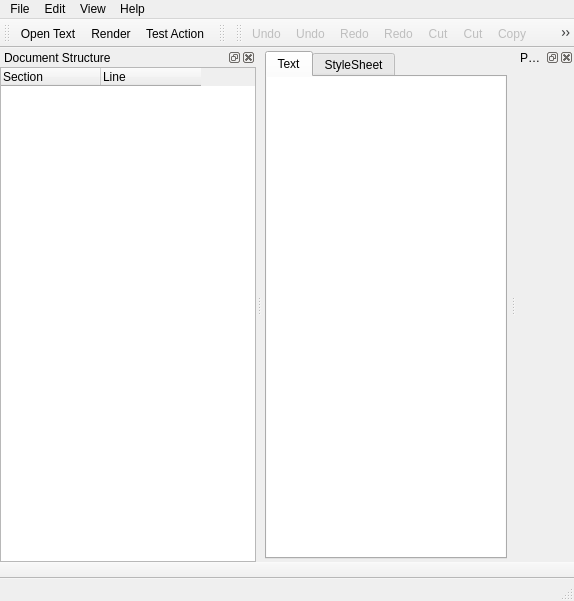
<?xml version="1.0" encoding="UTF-8"?>
<ui version="4.0">
 <class>MainWindow</class>
 <widget class="QMainWindow" name="MainWindow">
  <property name="geometry">
   <rect>
    <x>0</x>
    <y>0</y>
    <width>574</width>
    <height>601</height>
   </rect>
  </property>
  <property name="windowTitle">
   <string>Bookrest</string>
  </property>
  <property name="windowIcon">
   <iconset resource="icons.qrc">
    <normaloff>:/icons/kaddressbook.svg</normaloff>:/icons/kaddressbook.svg</iconset>
  </property>
  <widget class="QWidget" name="centralWidget">
   <layout class="QHBoxLayout" name="horizontalLayout_3">
    <property name="margin">
     <number>3</number>
    </property>
    <item>
     <widget class="QTabWidget" name="tabs">
      <property name="sizePolicy">
       <sizepolicy hsizetype="Expanding" vsizetype="Expanding">
        <horstretch>0</horstretch>
        <verstretch>0</verstretch>
       </sizepolicy>
      </property>
      <property name="currentIndex">
       <number>0</number>
      </property>
      <widget class="QWidget" name="tab">
       <attribute name="title">
        <string>Text</string>
       </attribute>
       <layout class="QHBoxLayout" name="horizontalLayout">
        <property name="margin">
         <number>0</number>
        </property>
        <item>
         <widget class="CodeEditor" name="text">
          <property name="font">
           <font>
            <family>DejaVu Sans Mono</family>
           </font>
          </property>
          <property name="frameShape">
           <enum>QFrame::NoFrame</enum>
          </property>
          <property name="frameShadow">
           <enum>QFrame::Plain</enum>
          </property>
          <property name="lineWidth">
           <number>0</number>
          </property>
         </widget>
        </item>
       </layout>
      </widget>
      <widget class="QWidget" name="tab_2">
       <attribute name="title">
        <string>StyleSheet</string>
       </attribute>
       <layout class="QHBoxLayout" name="horizontalLayout_2">
        <property name="margin">
         <number>0</number>
        </property>
        <item>
         <widget class="CodeEditor" name="style">
          <property name="font">
           <font>
            <family>DejaVu Sans Mono</family>
           </font>
          </property>
          <property name="frameShape">
           <enum>QFrame::NoFrame</enum>
          </property>
         </widget>
        </item>
       </layout>
      </widget>
     </widget>
    </item>
   </layout>
  </widget>
  <widget class="QStatusBar" name="statusBar"/>
  <widget class="QMenuBar" name="menuBar">
   <property name="geometry">
    <rect>
     <x>0</x>
     <y>0</y>
     <width>574</width>
     <height>28</height>
    </rect>
   </property>
   <widget class="QMenu" name="menuText">
    <property name="title">
     <string>File</string>
    </property>
    <addaction name="actionLoad_Text"/>
    <addaction name="actionLoad_Style"/>
    <addaction name="separator"/>
    <addaction name="actionSave_Text"/>
    <addaction name="actionSaveAs_Text"/>
    <addaction name="actionSave_Style"/>
    <addaction name="actionSaveAs_Style"/>
    <addaction name="actionSave_PDF"/>
    <addaction name="actionSaveAs_PDF"/>
   </widget>
   <widget class="QMenu" name="menuView">
    <property name="title">
     <string>View</string>
    </property>
   </widget>
   <widget class="QMenu" name="menuEdit">
    <property name="title">
     <string>Edit</string>
    </property>
    <addaction name="actionUndo1"/>
    <addaction name="actionUndo2"/>
    <addaction name="actionRedo1"/>
    <addaction name="actionRedo2"/>
    <addaction name="separator"/>
    <addaction name="actionCut1"/>
    <addaction name="actionCut2"/>
    <addaction name="actionCopy1"/>
    <addaction name="actionCopy2"/>
    <addaction name="actionPaste1"/>
    <addaction name="actionPaste2"/>
    <addaction name="separator"/>
    <addaction name="actionFind"/>
   </widget>
   <widget class="QMenu" name="menuHelp">
    <property name="title">
     <string>Help</string>
    </property>
    <addaction name="actionAbout_Bookrest"/>
   </widget>
   <addaction name="menuText"/>
   <addaction name="menuEdit"/>
   <addaction name="menuView"/>
   <addaction name="menuHelp"/>
  </widget>
  <widget class="QToolBar" name="toolBar">
   <property name="windowTitle">
    <string>toolBar</string>
   </property>
   <attribute name="toolBarArea">
    <enum>TopToolBarArea</enum>
   </attribute>
   <attribute name="toolBarBreak">
    <bool>false</bool>
   </attribute>
   <addaction name="actionLoad_Text"/>
   <addaction name="actionRender"/>
   <addaction name="actionTest_Action"/>
  </widget>
  <widget class="QToolBar" name="pdfbar">
   <property name="windowTitle">
    <string>toolBar_2</string>
   </property>
   <attribute name="toolBarArea">
    <enum>TopToolBarArea</enum>
   </attribute>
   <attribute name="toolBarBreak">
    <bool>false</bool>
   </attribute>
  </widget>
  <widget class="QDockWidget" name="dock">
   <property name="windowIcon">
    <iconset resource="icons.qrc">
     <normaloff>:/icons/pdf.svg</normaloff>:/icons/pdf.svg</iconset>
   </property>
   <property name="windowTitle">
    <string>PDF Preview</string>
   </property>
   <attribute name="dockWidgetArea">
    <number>2</number>
   </attribute>
   <widget class="QWidget" name="dockWidgetContents">
    <layout class="QVBoxLayout" name="verticalLayout">
     <property name="margin">
      <number>0</number>
     </property>
     <item>
      <layout class="QVBoxLayout" name="dockLayout">
       <property name="spacing">
        <number>0</number>
       </property>
       <property name="sizeConstraint">
        <enum>QLayout::SetNoConstraint</enum>
       </property>
       <property name="bottomMargin">
        <number>0</number>
       </property>
      </layout>
     </item>
    </layout>
   </widget>
  </widget>
  <widget class="QToolBar" name="editbar">
   <property name="windowTitle">
    <string>toolBar_2</string>
   </property>
   <attribute name="toolBarArea">
    <enum>TopToolBarArea</enum>
   </attribute>
   <attribute name="toolBarBreak">
    <bool>false</bool>
   </attribute>
   <addaction name="actionUndo1"/>
   <addaction name="actionUndo2"/>
   <addaction name="actionRedo1"/>
   <addaction name="actionRedo2"/>
   <addaction name="actionCut1"/>
   <addaction name="actionCut2"/>
   <addaction name="actionCopy1"/>
   <addaction name="actionCopy2"/>
   <addaction name="actionPaste1"/>
   <addaction name="actionPaste2"/>
  </widget>
  <widget class="QToolBar" name="searchbar">
   <property name="windowTitle">
    <string>toolBar_2</string>
   </property>
   <property name="movable">
    <bool>false</bool>
   </property>
   <property name="allowedAreas">
    <set>Qt::BottomToolBarArea</set>
   </property>
   <property name="floatable">
    <bool>false</bool>
   </property>
   <attribute name="toolBarArea">
    <enum>BottomToolBarArea</enum>
   </attribute>
   <attribute name="toolBarBreak">
    <bool>false</bool>
   </attribute>
  </widget>
  <widget class="QDockWidget" name="structure">
   <property name="windowTitle">
    <string>Document Structure</string>
   </property>
   <attribute name="dockWidgetArea">
    <number>1</number>
   </attribute>
   <widget class="QWidget" name="dockWidgetContents_2">
    <layout class="QVBoxLayout" name="verticalLayout_3">
     <property name="margin">
      <number>0</number>
     </property>
     <item>
      <layout class="QVBoxLayout" name="verticalLayout_2">
       <item>
        <widget class="QTreeWidget" name="tree">
         <property name="editTriggers">
          <set>QAbstractItemView::NoEditTriggers</set>
         </property>
         <property name="showDropIndicator" stdset="0">
          <bool>false</bool>
         </property>
         <property name="alternatingRowColors">
          <bool>true</bool>
         </property>
         <property name="headerHidden">
          <bool>false</bool>
         </property>
         <attribute name="headerVisible">
          <bool>true</bool>
         </attribute>
         <attribute name="headerStretchLastSection">
          <bool>false</bool>
         </attribute>
         <column>
          <property name="text">
           <string>Section</string>
          </property>
         </column>
         <column>
          <property name="text">
           <string>Line</string>
          </property>
          <property name="textAlignment">
           <set>AlignLeft|AlignVCenter</set>
          </property>
         </column>
        </widget>
       </item>
      </layout>
     </item>
    </layout>
   </widget>
  </widget>
  <action name="actionLoad_Text">
   <property name="icon">
    <iconset resource="icons.qrc">
     <normaloff>:/icons/fileopen.svg</normaloff>:/icons/fileopen.svg</iconset>
   </property>
   <property name="text">
    <string>Open Text</string>
   </property>
   <property name="toolTip">
    <string>Open Text</string>
   </property>
  </action>
  <action name="actionLoad_Style">
   <property name="icon">
    <iconset resource="icons.qrc">
     <normaloff>:/icons/fileopen.svg</normaloff>:/icons/fileopen.svg</iconset>
   </property>
   <property name="text">
    <string>Open Style</string>
   </property>
   <property name="toolTip">
    <string>Open Style</string>
   </property>
  </action>
  <action name="actionRender">
   <property name="icon">
    <iconset resource="icons.qrc">
     <normaloff>:/icons/pdf.svg</normaloff>:/icons/pdf.svg</iconset>
   </property>
   <property name="text">
    <string>Render</string>
   </property>
  </action>
  <action name="actionSave_Text">
   <property name="icon">
    <iconset resource="icons.qrc">
     <normaloff>:/icons/filesave.svg</normaloff>:/icons/filesave.svg</iconset>
   </property>
   <property name="text">
    <string>Save Text</string>
   </property>
   <property name="toolTip">
    <string>Save Text</string>
   </property>
  </action>
  <action name="actionSave_Style">
   <property name="icon">
    <iconset resource="icons.qrc">
     <normaloff>:/icons/filesave.svg</normaloff>:/icons/filesave.svg</iconset>
   </property>
   <property name="text">
    <string>Save Style</string>
   </property>
   <property name="toolTip">
    <string>Save Style</string>
   </property>
  </action>
  <action name="actionSave_PDF">
   <property name="icon">
    <iconset resource="icons.qrc">
     <normaloff>:/icons/pdf.svg</normaloff>:/icons/pdf.svg</iconset>
   </property>
   <property name="text">
    <string>Save PDF</string>
   </property>
   <property name="toolTip">
    <string>Save PDF</string>
   </property>
  </action>
  <action name="actionSaveAs_Text">
   <property name="icon">
    <iconset resource="icons.qrc">
     <normaloff>:/icons/filesave.svg</normaloff>:/icons/filesave.svg</iconset>
   </property>
   <property name="text">
    <string>Save Text As</string>
   </property>
   <property name="toolTip">
    <string>Save Text</string>
   </property>
  </action>
  <action name="actionSaveAs_Style">
   <property name="icon">
    <iconset resource="icons.qrc">
     <normaloff>:/icons/filesave.svg</normaloff>:/icons/filesave.svg</iconset>
   </property>
   <property name="text">
    <string>Save Style As</string>
   </property>
   <property name="toolTip">
    <string>Save Style</string>
   </property>
  </action>
  <action name="actionSaveAs_PDF">
   <property name="icon">
    <iconset resource="icons.qrc">
     <normaloff>:/icons/pdf.svg</normaloff>:/icons/pdf.svg</iconset>
   </property>
   <property name="text">
    <string>Save PDF As</string>
   </property>
   <property name="toolTip">
    <string>Save PDF</string>
   </property>
  </action>
  <action name="actionUndo1">
   <property name="enabled">
    <bool>false</bool>
   </property>
   <property name="icon">
    <iconset resource="icons.qrc">
     <normaloff>:/icons/undo.svg</normaloff>:/icons/undo.svg</iconset>
   </property>
   <property name="text">
    <string>Undo</string>
   </property>
   <property name="shortcut">
    <string>Ctrl+Z</string>
   </property>
  </action>
  <action name="actionRedo1">
   <property name="enabled">
    <bool>false</bool>
   </property>
   <property name="icon">
    <iconset resource="icons.qrc">
     <normaloff>:/icons/redo.svg</normaloff>:/icons/redo.svg</iconset>
   </property>
   <property name="text">
    <string>Redo</string>
   </property>
   <property name="shortcut">
    <string>Ctrl+Shift+Z</string>
   </property>
  </action>
  <action name="actionCut1">
   <property name="enabled">
    <bool>false</bool>
   </property>
   <property name="icon">
    <iconset resource="icons.qrc">
     <normaloff>:/icons/editcut.svg</normaloff>:/icons/editcut.svg</iconset>
   </property>
   <property name="text">
    <string>Cut</string>
   </property>
   <property name="shortcut">
    <string>Ctrl+X</string>
   </property>
  </action>
  <action name="actionCopy1">
   <property name="enabled">
    <bool>false</bool>
   </property>
   <property name="icon">
    <iconset resource="icons.qrc">
     <normaloff>:/icons/editcopy.svg</normaloff>:/icons/editcopy.svg</iconset>
   </property>
   <property name="text">
    <string>Copy</string>
   </property>
   <property name="shortcut">
    <string>Ctrl+C</string>
   </property>
  </action>
  <action name="actionPaste1">
   <property name="enabled">
    <bool>false</bool>
   </property>
   <property name="icon">
    <iconset resource="icons.qrc">
     <normaloff>:/icons/editpaste.svg</normaloff>:/icons/editpaste.svg</iconset>
   </property>
   <property name="text">
    <string>Paste</string>
   </property>
   <property name="shortcut">
    <string>Ctrl+V</string>
   </property>
  </action>
  <action name="actionUndo2">
   <property name="enabled">
    <bool>false</bool>
   </property>
   <property name="icon">
    <iconset resource="icons.qrc">
     <normaloff>:/icons/undo.svg</normaloff>:/icons/undo.svg</iconset>
   </property>
   <property name="text">
    <string>Undo</string>
   </property>
   <property name="shortcut">
    <string>Ctrl+Z</string>
   </property>
  </action>
  <action name="actionRedo2">
   <property name="enabled">
    <bool>false</bool>
   </property>
   <property name="icon">
    <iconset resource="icons.qrc">
     <normaloff>:/icons/redo.svg</normaloff>:/icons/redo.svg</iconset>
   </property>
   <property name="text">
    <string>Redo</string>
   </property>
   <property name="shortcut">
    <string>Ctrl+Shift+Z</string>
   </property>
  </action>
  <action name="actionCut2">
   <property name="enabled">
    <bool>false</bool>
   </property>
   <property name="icon">
    <iconset resource="icons.qrc">
     <normaloff>:/icons/editcut.svg</normaloff>:/icons/editcut.svg</iconset>
   </property>
   <property name="text">
    <string>Cut</string>
   </property>
   <property name="shortcut">
    <string>Ctrl+X</string>
   </property>
  </action>
  <action name="actionCopy2">
   <property name="enabled">
    <bool>false</bool>
   </property>
   <property name="icon">
    <iconset resource="icons.qrc">
     <normaloff>:/icons/editcopy.svg</normaloff>:/icons/editcopy.svg</iconset>
   </property>
   <property name="text">
    <string>Copy</string>
   </property>
   <property name="shortcut">
    <string>Ctrl+C</string>
   </property>
  </action>
  <action name="actionPaste2">
   <property name="enabled">
    <bool>false</bool>
   </property>
   <property name="icon">
    <iconset resource="icons.qrc">
     <normaloff>:/icons/editpaste.svg</normaloff>:/icons/editpaste.svg</iconset>
   </property>
   <property name="text">
    <string>Paste</string>
   </property>
   <property name="shortcut">
    <string>Ctrl+V</string>
   </property>
  </action>
  <action name="actionFind">
   <property name="icon">
    <iconset resource="icons.qrc">
     <normaloff>:/icons/find.svg</normaloff>:/icons/find.svg</iconset>
   </property>
   <property name="text">
    <string>Find</string>
   </property>
   <property name="shortcut">
    <string>Ctrl+F</string>
   </property>
  </action>
  <action name="actionAbout_Bookrest">
   <property name="text">
    <string>About Bookrest</string>
   </property>
  </action>
  <action name="actionTest_Action">
   <property name="text">
    <string>Test Action</string>
   </property>
  </action>
 </widget>
 <customwidgets>
  <customwidget>
   <class>CodeEditor</class>
   <extends>QPlainTextEdit</extends>
   <header>codeeditor</header>
  </customwidget>
 </customwidgets>
 <tabstops>
  <tabstop>text</tabstop>
  <tabstop>tabs</tabstop>
  <tabstop>style</tabstop>
 </tabstops>
 <resources>
  <include location="icons.qrc"/>
 </resources>
 <connections/>
 <slots>
  <slot>tabChanged(int)</slot>
 </slots>
</ui>
